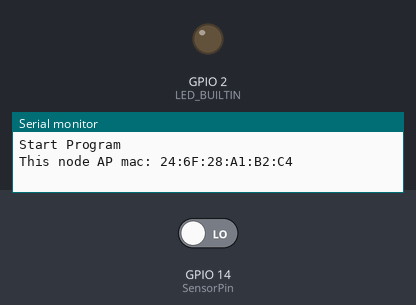
Simulated run of this sketch. Board: ESP8266 (NodeMCU). On the bench: output pins drawn as LEDs (lit = HIGH, except the on-board LED, lit = LOW), the last lines printed to the serial monitor. The test bench sets the inputs (shaded band); at power-on: GPIO 14 (SensorPin) LOW.

Above: at 1.2 s.
1.3 s: GPIO 14 (SensorPin) driven HIGH
At 2.5 s:
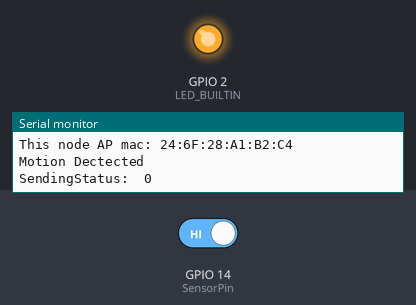
2.8 s: GPIO 14 (SensorPin) driven LOW
At 4.6 s:
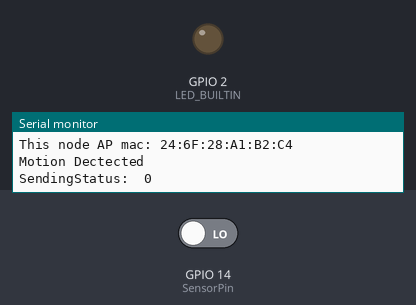
Timing chart, 0 to 6.1 s (numbered marks = the images above; inputs shaded):
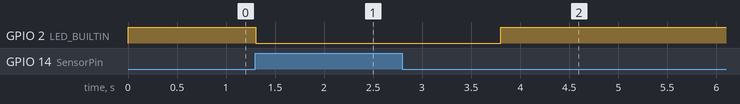

The sketch:

led_neopixel.ino
```cpp
#include <ESP8266WiFi.h>
#include <espnow.h>
#define SensorPin 14

#define WIFI_CHANNEL 1
boolean SendingConfirmation = false;

uint8_t remoteMac[] = {0x36, 0x33, 0x33, 0x33, 0x33, 0x36};
// struct of sending data
struct __attribute__((packed)) SENSOR_DATA {
  int SwitchID = 1;
} sensorData;


void setup() {
  Serial.begin(115200);
  Serial.println("");
  Serial.println("Start Program");
  pinMode(SensorPin,INPUT);
  pinMode(LED_BUILTIN, OUTPUT);
  Serial.println();
  WiFi.mode(WIFI_AP);
  Serial.print("This node AP mac: "); Serial.println(WiFi.softAPmacAddress());


  esp_now_init();
  esp_now_set_self_role(ESP_NOW_ROLE_COMBO);
  esp_now_add_peer(remoteMac, ESP_NOW_ROLE_COMBO, WIFI_CHANNEL, NULL, 0);
//************************************************************
  esp_now_register_send_cb([](uint8_t *sendingMac, uint8_t sendStatus) {
    Serial.print("SendingStatus:  ");
    Serial.println(sendStatus);
    if (sendStatus == 0) {
      SendingConfirmation = true;
    } else {
      SendingConfirmation = false;
    }
  });
//************************************************************
}

void loop() {
  if(digitalRead(SensorPin)){
    Serial.println("Motion Dectected");
    uint8_t bs[sizeof(sensorData)];

    memcpy(bs, &sensorData, sizeof(sensorData));
    esp_now_send(NULL, bs, sizeof(sensorData)); // NULL means send to all peers

    digitalWrite(LED_BUILTIN,LOW);
    delay(2500);
  }else{
    digitalWrite(LED_BUILTIN,HIGH);
  }
}
```

Measured:
- after the input at 1.3 s, GPIO 2 (LED_BUILTIN): HIGH → LOW at once
- after the input at 2.8 s, GPIO 2 (LED_BUILTIN): LOW → HIGH after 1.0 s
